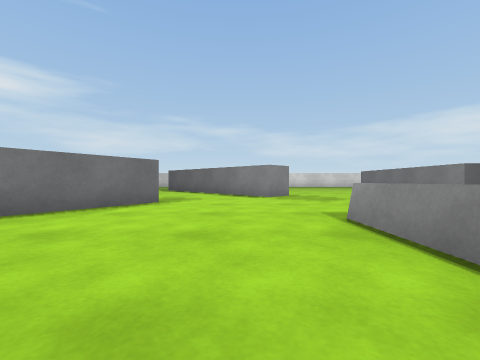
[1] (above)

17 first-person views from a walk through a Unity game level. The camera is 0.51 m above the floor, looks level and sees 90° across. The floor is counted in squares, 1 m on a side. Each view is taken from the middle of a square. On the plan, view 1 faces up. The plan holds only what a view shows up to about 9 squares ahead; the rest is blank. The player character is not drawn. Surface patterns are stand-ins for the level's own textures.

[2]
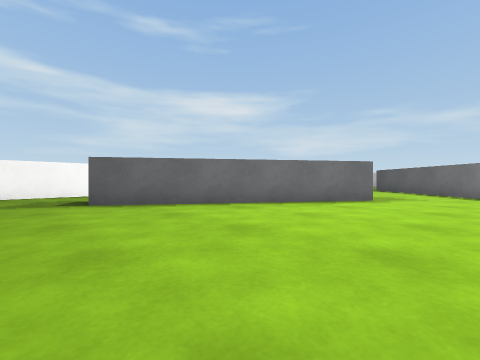

[3]
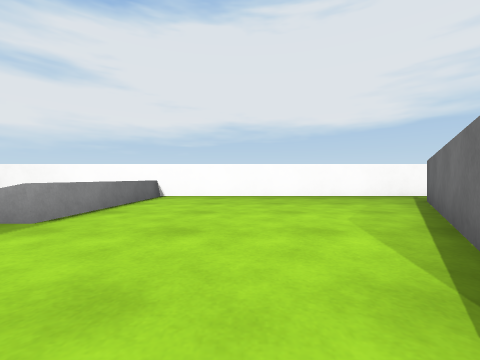

[4]
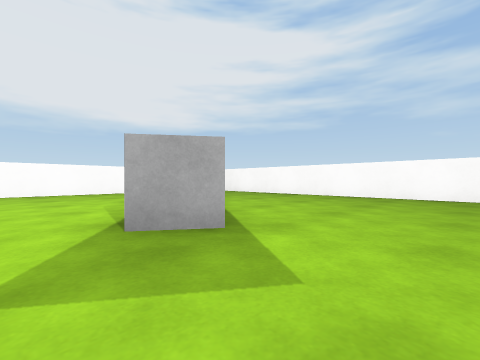

[5]
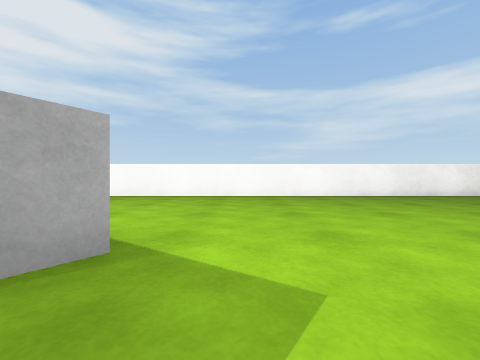

[6]
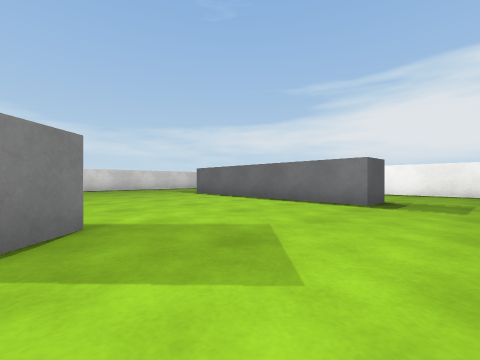

[7]
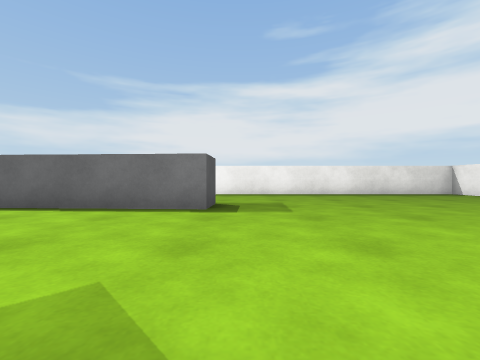

[8]
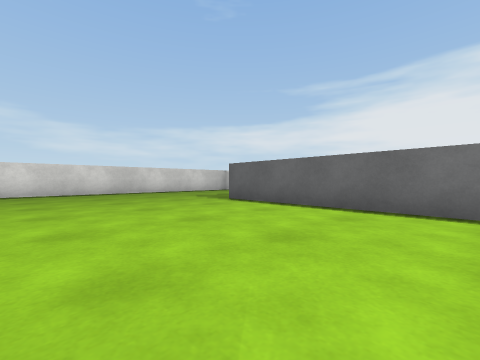

[9]
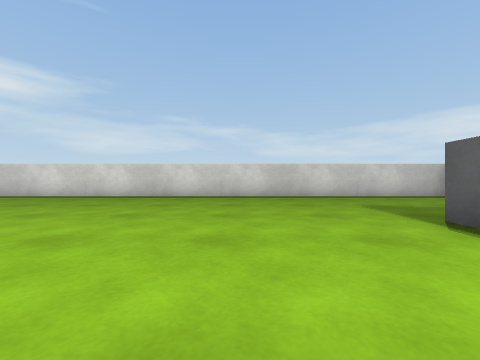

[10]
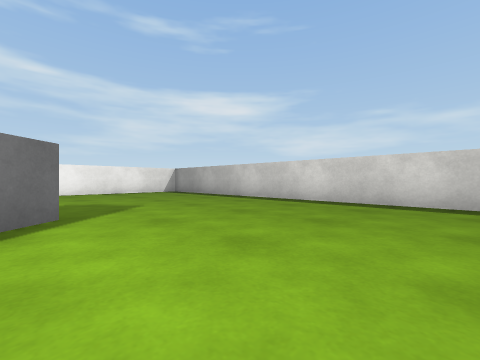

[11]
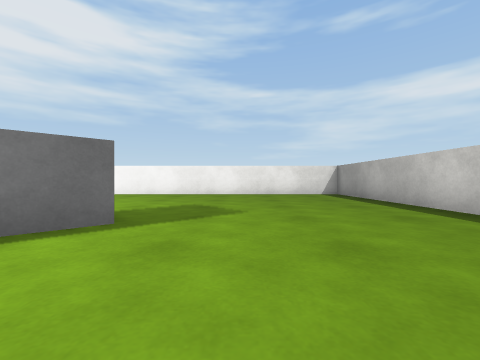

[12]
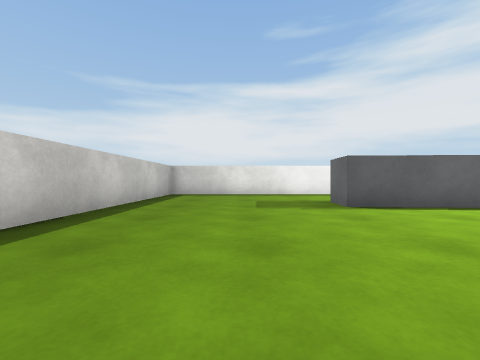

[13]
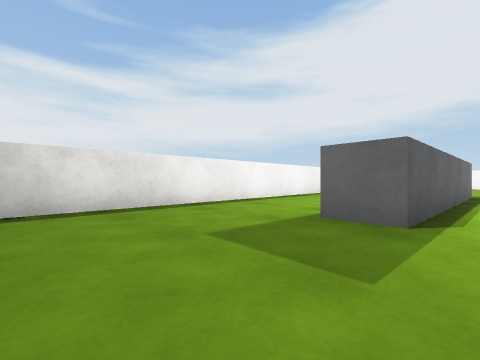

[14]
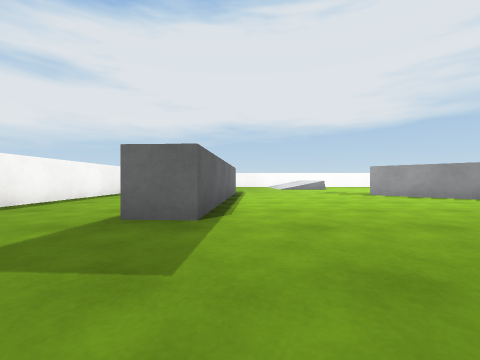

[15]
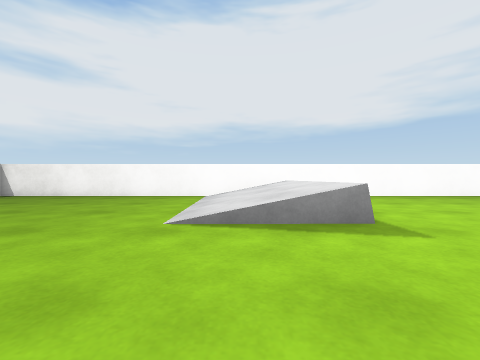

[16]
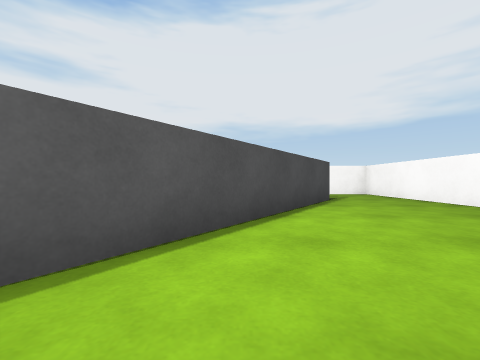

[17]
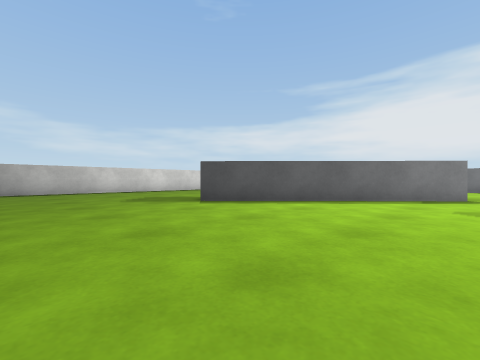

### Floor plan
Key: @ floor where view 1 was taken; # wall or solid block; . floor; / step, stairs or slope; ^ raised ledge.
Columns run from 9 left of view 1 to 11 right of it. Each row starts with its distance up from view 1.
 18 #####################
 17 #...................#
 16 #...................#
 15 #...................#
 14 #...................#
 13 #...................#
 12 #.....##........#...#
 11 #.....##  ......#...#
 10 #......##.......# ..#
  9 #.......##......#  .#
  8 #........##....##  .#
  7 #..............##...#
  6 #.....#.............#
  5 #.....##............#
  4 #....##.............#
  3 #...##.....//.......#
  2 #...##.....//.......#
  1 #..##......//.......#
  0 #........@.//.......#
 -1 #..........///......#
 -2 ###########^#########

Positions as (right, up) in squares from view 1, and headings:
1: (0, 0), facing up
2: (0, -1), facing up-left
3: (-1, 6), facing down
4: (-1, 8), facing down-left
5: (-1, 7), facing left
6: (1, 5), facing up-right
7: (2, 6), facing right
8: (2, 8), facing up-right
9: (4, 10), facing up
10: (1, 12), facing up-left
11: (0, 14), facing left
12: (2, 15), facing right
13: (6, 16), facing down-right
14: (6, 16), facing down
15: (3, 6), facing down
16: (-4, 7), facing down
17: (-7, 7), facing up-right
